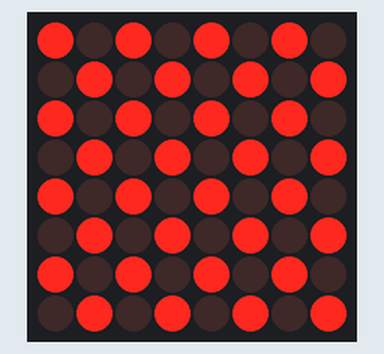
Recording of a sketch running on a simulated Arduino Uno, built with avr-gcc and run on an emulated ATmega328P. Shown: 8×8 LED matrix. Wiring (inferred from the names in the program): MAX7219 LED driver (orientation assumed): data pin 6; clock pin 10; CS pin 8. At 0.0 s the program stops and its outputs stay as they are.

Above: at 0.1 s.

The sketch:

21scetch.ino
```cpp
#define DATA 6
#define LATCH 8
#define CLOCK 10

void sendMax(byte reg, byte data)
{
  digitalWrite(LATCH, LOW);
  shiftOut(DATA, CLOCK, MSBFIRST, reg);
  shiftOut(DATA, CLOCK, MSBFIRST, data);
  digitalWrite(LATCH, HIGH);
}

void setup()
{
  pinMode(LATCH, OUTPUT);
  pinMode(CLOCK, OUTPUT);
  pinMode(DATA, OUTPUT);

  sendMax(0x0F, 0x00);
  sendMax(0x09, 0x00);
  sendMax(0x0A, 0x07);
  sendMax(0x0B, 0x07);
  sendMax(0x0C, 0x01);
}

void loop()
{
  for (byte i = 1; i <= 8; i++)
  {
    byte rowPattern = (i % 2 != 0) ? B10101010 : ~B10101010;
    sendMax(i, rowPattern);
  }
  do {} while (1);
}
```
